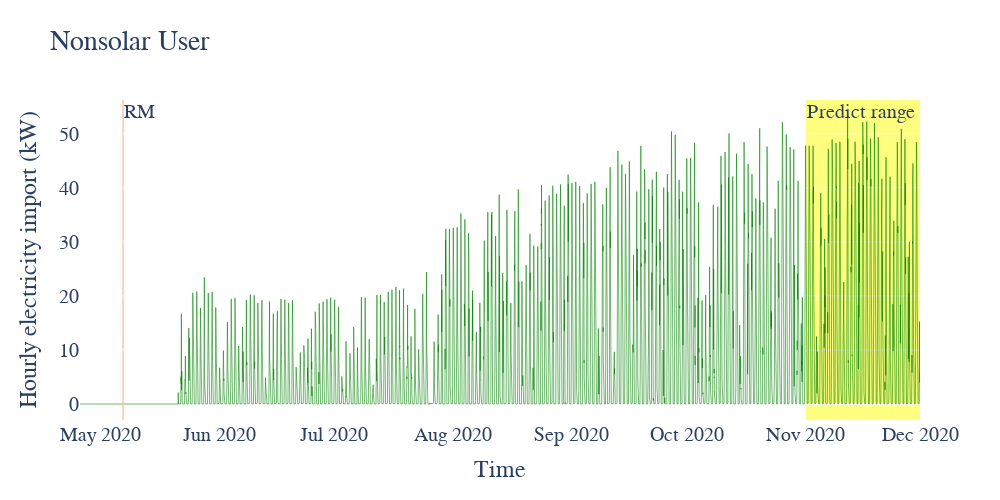

Notebook code cell kept with this figure:
### Code cell
user_type = 'Solar0'
data_shown = data_cleanned[user_type]
Time = data_shown.index
m=96
RM_pos = motifs['motif_position']
m=48
fig = go.Figure()
fig.add_trace(
    go.Scatter(
        x= Time, y=data_shown['demand(kWh)/production(kW)'], line_color= 'green', line_width = 0.8, name = 'synthetic net demand', opacity = 0.7
    )
)
# fig.add_vrect(
#         x0=Time[RM_pos], x1=Time[RM_pos+m-1],
#         fillcolor="LightSalmon", opacity=0.5,
#         layer="below", line_width=0,
#         annotation_text="RM", annotation_position="top left",
# ),
# fig.add_vrect(
#         x0=Time[-prediction_length], x1=Time[-1],
#         fillcolor="yellow", opacity=0.5,
#         layer="below", line_width=0,
#         annotation_text="Predict range", annotation_position="top left",   
# ),

fig.layout.title = 'Check '+user_type+' data'
fig.layout.xaxis.title = 'Time'
# fig.layout.title = "MAPE: "+str(MAPE(sample,real_sample))
fig.layout.yaxis.title = "Electricity generation (kWh)"
fig.layout.plot_bgcolor='rgba(0,0,0,0)'
fig.layout.font.family="Times New Roman" ## "Times New Roman Black"
fig.layout.font.size = 20
fig.layout.width = 1000
fig.layout.height = 500
# fig.update_xaxes(showline=True, linewidth=1, linecolor='black', mirror=True,showgrid=False )
# fig.update_yaxes(showline=True, linewidth=1, linecolor='black', mirror=True, showgrid=False)
fig.show()

### Figure 1 — Plotly figure (JSON) as saved in the notebook; plotly's stock layout.template omitted (floating-point values rounded to 4 significant figures; data arrays with more than 128 entries replaced by an {"elided": "..."} marker saying what was removed)
{"data": [{"line": {"color": "green", "width": 0.8}, "name": "synthetic net demand", "opacity": 0.7, "type": "scatter", "x": {"elided": "21064 str values"}, "y": {"elided": "21064 float values"}}], "layout": {"annotations": [{"showarrow": false, "text": "RM", "x": "2020-05-06T14:00:00", "xanchor": "left", "xref": "x", "y": 1, "yanchor": "top", "yref": "y domain"}, {"showarrow": false, "text": "Predict range", "x": "2020-11-01T00:00:00", "xanchor": "left", "xref": "x", "y": 1, "yanchor": "top", "yref": "y domain"}], "font": {"family": "Times New Roman", "size": 20}, "height": 500, "plot_bgcolor": "rgba(0,0,0,0)", "shapes": [{"fillcolor": "LightSalmon", "layer": "below", "line": {"width": 0}, "opacity": 0.5, "type": "rect", "x0": "2020-05-06T14:00:00", "x1": "2020-05-07T01:45:00", "xref": "x", "y0": 0, "y1": 1, "yref": "y domain"}, {"fillcolor": "yellow", "layer": "below", "line": {"width": 0}, "opacity": 0.5, "type": "rect", "x0": "2020-11-01T00:00:00", "x1": "2020-11-30T23:45:00", "xref": "x", "y0": 0, "y1": 1, "yref": "y domain"}], "title": {"text": "Nonsolar User"}, "width": 1000, "xaxis": {"title": {"text": "Time"}}, "yaxis": {"title": {"text": "Hourly electricity import (kW)"}}}}
